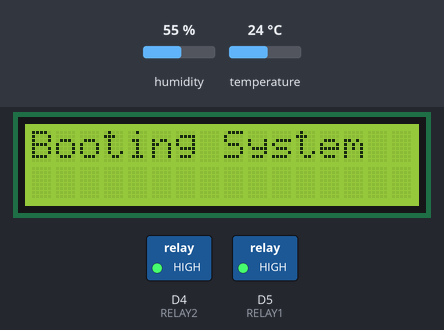
Simulated run of this program. Board: ESP8266 (Wemos D1 mini). On the bench: 16×2 character LCD, switched loads named in the program (green lamp = pin HIGH). The test bench sets the inputs (shaded band); at power-on: humidity 55 %, temperature 24 °C. WiFi joins after 1.5 s; servers stay silent unless stated; no MQTT or app messages arrive unless stated; what the program prints to the serial monitor is not drawn.

Above: at 0.1 s.
At 1.7 s:
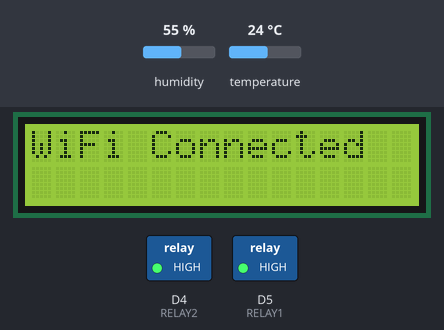
At 35.1 s:
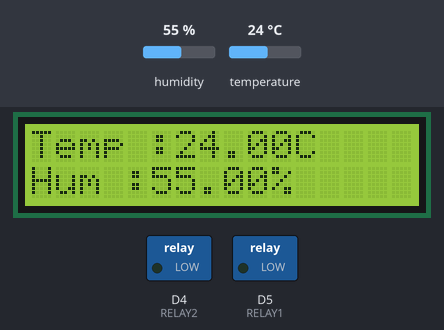
Timing chart, 0 to 36.6 s (numbered marks = the images above):
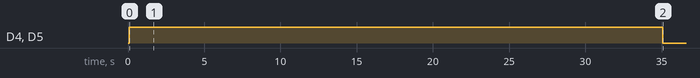

Measured:
- by itself, D4 (RELAY2), D5 (RELAY1): HIGH → LOW at 35.1 s
- what the display in image 1 shows lasts 33.4 s, from 1.7 s to 35.1 s

The program:

main.cpp
```cpp
// // /***************************************************
// //    IoT Temperature & Humidity Monitoring + 2-CH Relay + LCD
// //    Board: ESP8266 (NodeMCU / Wemos D1 Mini)
// //    Sensor: DHT11 / DHT22
// //    LCD: 16x2 I2C
// //    MQTT: Adafruit IO
// // ***************************************************/

// #include <ESP8266WiFi.h>
// #include "Adafruit_MQTT.h"
// #include "Adafruit_MQTT_Client.h"
// #include "DHT.h"
// #include <Wire.h>
// #include <LiquidCrystal_I2C.h>

// // ----------- USER SETTINGS --------------
// #define WIFI_SSID "Robotutor"
// #define WIFI_PASS "Robotutor"

// #define AIO_USERNAME "temp161125"
// // PASSWORD : Temp@123
// #define AIO_KEY "aio_IRLi90hZdRyJ2qPBpgxSNH1hACqJ"
// // ----------------------------------------

// // MQTT
// WiFiClient client;
// Adafruit_MQTT_Client mqtt(&client,
//                           "io.adafruit.com",
//                           1883,
//                           AIO_USERNAME,
//                           AIO_KEY);

// // Feeds
// Adafruit_MQTT_Publish temperatureFeed =
//     Adafruit_MQTT_Publish(&mqtt, AIO_USERNAME "/feeds/temperature");

// Adafruit_MQTT_Publish humidityFeed =
//     Adafruit_MQTT_Publish(&mqtt, AIO_USERNAME "/feeds/humidity");

// // DHT
// #define DHTPIN D3
// #define DHTTYPE DHT11
// DHT dht(DHTPIN, DHTTYPE);

// // Relay pins
// #define RELAY1 D5
// #define RELAY2 D4

// // LCD
// LiquidCrystal_I2C lcd(0x27, 16, 2);  // Change 0x27 to 0x3F if needed

// // -------- RANGE SETTINGS --------
// float TEMP_HIGH = 35.0;
// float TEMP_LOW  = 24.0;

// float HUM_HIGH  = 75.0;
// float HUM_LOW   = 50.0;
// //---------------------------------

// // -------- PUBLISH RATE (avoid throttle) --------
// const unsigned long PUBLISH_INTERVAL_MS = 15000;   // 15 sec -> 2 feeds = 8 points/min
// unsigned long lastPublish = 0;
// //---------------------------------

// void connectToMQTT()
// {
//   while (!mqtt.connected())
//   {
//     Serial.print("Connecting to MQTT...");
//     if (mqtt.connect())
//     {
//       Serial.println("Connected!");
//     }
//     else
//     {
//       Serial.println("Failed, retrying in 2s...");
//       delay(2000);
//     }
//   }
// }

// void setup()
// {
//   Serial.begin(115200);

//   // LCD
//   lcd.init();
//   lcd.backlight();
//   lcd.clear();
//   lcd.setCursor(0, 0);
//   lcd.print("IoT System Boot");
//   lcd.setCursor(0, 1);
//   lcd.print("Connecting WiFi");

//   dht.begin();
//   pinMode(RELAY1, OUTPUT);
//   pinMode(RELAY2, OUTPUT);

//   // Relays off (depends on your module; HIGH usually = OFF)
//   digitalWrite(RELAY1, LOW);
//   digitalWrite(RELAY2, LOW);

//   // WiFi
//   Serial.print("Connecting to WiFi");
//   WiFi.begin(WIFI_SSID, WIFI_PASS);
//   while (WiFi.status() != WL_CONNECTED)
//   {
//     Serial.print(".");
//     delay(300);
//   }
//   Serial.println(" Connected!");

//   lcd.clear();
//   lcd.setCursor(0, 0);
//   lcd.print("WiFi Connected");
//   delay(1000);

//   connectToMQTT();
// }

// void loop()
// {
//   // Keep MQTT connected
//   if (!mqtt.connected())
//   {
//     connectToMQTT();
//   }

//   mqtt.processPackets(10);
//   mqtt.ping();   // keep connection alive

//   // Only read sensor & publish every PUBLISH_INTERVAL_MS
//   unsigned long now = millis();
//   if (now - lastPublish < PUBLISH_INTERVAL_MS)
//   {
//     return;  // too soon, wait
//   }
//   lastPublish = now;

//   float humidity = dht.readHumidity();
//   float temperature = dht.readTemperature();

//   if (isnan(humidity) || isnan(temperature))
//   {
//     Serial.println("DHT reading failed!");
//     lcd.clear();
//     lcd.setCursor(0, 0);
//     lcd.print("Sensor Error!");
//     return;
//   }

//   // Serial Output
//   Serial.print("Temp: ");
//   Serial.print(temperature);
//   Serial.print(" °C | Humidity: ");
//   Serial.print(humidity);
//   Serial.println(" %");

//   // LCD Output
//   lcd.clear();
//   lcd.setCursor(0, 0);
//   lcd.print("Temp: ");
//   lcd.print(temperature, 1);
//   lcd.print(" C ");

//   lcd.setCursor(0, 1);
//   lcd.print("Hum: ");
//   lcd.print(humidity, 1);
//   lcd.print(" % ");

//   // Publish to Adafruit IO
//   if (!temperatureFeed.publish(temperature))
//     Serial.println("Temp publish failed");
//   if (!humidityFeed.publish(humidity))
//     Serial.println("Hum publish failed");

//   // Relay 1: Temperature
//   if (temperature >= TEMP_HIGH)
//   {
//     digitalWrite(RELAY1, HIGH);  // ON
//     Serial.println("Relay 1 ON (High Temp)");
//   }
//   else if (temperature <= TEMP_LOW)
//   {
//     digitalWrite(RELAY1, HIGH); // OFF
//     Serial.println("Relay 1 OFF (Low Temp)");
//   }

//   // Relay 2: Humidity
//   if (humidity >= HUM_HIGH)
//   {
//     digitalWrite(RELAY2, HIGH);  // ON
//     Serial.println("Relay 2 ON (High Humidity)");
//   }
//   else if (humidity <= HUM_LOW)
//   {
//     digitalWrite(RELAY2, HIGH); // OFF
//     Serial.println("Relay 2 OFF (Low Humidity)");
//   }
// }

// ------------------ RELAY LOGIC FIXED VERSION ------------------
/***************************************************
   IoT Temperature & Humidity Monitoring + 2-CH Relay + LCD
   Board: ESP8266 (NodeMCU)
   Sensor: DHT11 / DHT22
   LCD: 16x2 I2C
   MQTT: Adafruit IO
   Added: Manual Relay ON/OFF from Adafruit IO
***************************************************/

#include <ESP8266WiFi.h>
#include "Adafruit_MQTT.h"
#include "Adafruit_MQTT_Client.h"
#include "DHT.h"
#include <Wire.h>
#include <LiquidCrystal_I2C.h>

// ----------- USER SETTINGS --------------
#define WIFI_SSID "Robotutor"
#define WIFI_PASS "Robotutor"

#define AIO_USERNAME "temp161125"
#define AIO_KEY "aio_IRLi90hZdRyJ2qPBpgxSNH1hACqJ"
// ----------------------------------------

// MQTT Setup
WiFiClient client;
Adafruit_MQTT_Client mqtt(&client, "io.adafruit.com", 1883, AIO_USERNAME, AIO_KEY);

// Sensor Feeds
Adafruit_MQTT_Publish temperatureFeed =
    Adafruit_MQTT_Publish(&mqtt, AIO_USERNAME "/feeds/temperature");

Adafruit_MQTT_Publish humidityFeed =
    Adafruit_MQTT_Publish(&mqtt, AIO_USERNAME "/feeds/humidity");

// Relay Control Feeds (Manual)
// Adafruit_MQTT_Subscribe relay1Feed =
//     Adafruit_MQTT_Subscribe(&mqtt, AIO_USERNAME "/feeds/relay1");

// Adafruit_MQTT_Subscribe relay2Feed =
//     Adafruit_MQTT_Subscribe(&mqtt, AIO_USERNAME "/feeds/relay2");

Adafruit_MQTT_Subscribe Light1 = Adafruit_MQTT_Subscribe(&mqtt, AIO_USERNAME "/feeds/relay1");
Adafruit_MQTT_Subscribe Light2 = Adafruit_MQTT_Subscribe(&mqtt, AIO_USERNAME "/feeds/relay2");

// DHT
#define DHTPIN D3
#define DHTTYPE DHT11
DHT dht(DHTPIN, DHTTYPE);

// Relay pins (Active LOW relays)
#define RELAY1 D5
#define RELAY2 D4

// LCD
LiquidCrystal_I2C lcd(0x27, 16, 2);

// -------- RANGE SETTINGS --------
float TEMP_HIGH = 32.0;
float TEMP_LOW = 29.0;

float HUM_HIGH = 45.0;
float HUM_LOW = 35.0;
//---------------------------------

// Auto/manual control flags
String relay1Mode = "AUTO";  // AUTO / ON / OFF
String relay2Mode = "AUTO";

// Publish interval
const unsigned long PUBLISH_INTERVAL_MS = 15000;
unsigned long lastPublish = 0;

// MQTT Connect
void connectToMQTT()
{
    Serial.print("Connecting to MQTT...");
    if (mqtt.connect())
      Serial.println("Connected!");
    else
    {
      Serial.println("Failed, retrying...");
      delay(2000);
    }
  }


void setup()
{
  Serial.begin(115200);

  lcd.init();
  lcd.backlight();
  lcd.clear();
  lcd.print("Booting System");

  dht.begin();

  pinMode(RELAY1, OUTPUT);
  pinMode(RELAY2, OUTPUT);

  // RELAYS OFF (Active LOW)
  digitalWrite(RELAY1, HIGH);
  digitalWrite(RELAY2, HIGH);

  // WiFi
  WiFi.begin(WIFI_SSID, WIFI_PASS);
  while (WiFi.status() != WL_CONNECTED)
  {
    Serial.print(".");
    delay(200);
  }
  Serial.println("WiFi Connected");

  lcd.clear();
  lcd.print("WiFi Connected");

  // MQTT subscriptions
  // mqtt.subscribe(&relay1Feed);
  // mqtt.subscribe(&relay2Feed);

  mqtt.subscribe(&Light1);
  mqtt.subscribe(&Light2);
  connectToMQTT();
}

void loop()
{
  if (!mqtt.connected())
    connectToMQTT();

  mqtt.processPackets(10);
  mqtt.ping();

  // ----------- READ MANUAL COMMANDS -----------
  Adafruit_MQTT_Subscribe *sub;
  while ((sub = mqtt.readSubscription(10)))
  {
    if (sub == &Light1)
    {
      relay1Mode = (char *)Light1.lastread;
      Serial.print("Relay1 Command: ");
      Serial.println(relay1Mode);
    }

    if (sub == &Light2)
    {
      relay2Mode = (char *)Light2.lastread;
      Serial.print("Relay2 Command: ");
      Serial.println(relay2Mode);
    }
  }
  // --------------------------------------------

  unsigned long now = millis();
  if (now - lastPublish < PUBLISH_INTERVAL_MS)
    return;
  lastPublish = now;

  float humidity = dht.readHumidity();
  float temperature = dht.readTemperature();

  if (isnan(humidity) || isnan(temperature))
  {
    lcd.clear();
    lcd.print("Sensor Error!");
    return;
  }

  Adafruit_MQTT_Subscribe *subscription;
  while ((subscription = mqtt.readSubscription(20000))) {
    if (subscription == &Light1) {
      int Light1_State = atoi((char *)Light1.lastread);
      digitalWrite(RELAY1, Light1_State);
    }
    if (subscription == &Light2) {
      int Light2_State = atoi((char *)Light2.lastread);
      digitalWrite(RELAY2, Light2_State);
    }
  }

  // LCD Display
  lcd.clear();
  lcd.setCursor(0, 0);
  lcd.print("Temp :");
  lcd.print(temperature);
  lcd.print("C");
  lcd.setCursor(0, 1);
  lcd.print("Hum :");
  lcd.print(humidity);
  lcd.print("%");

  // Publish to MQTT
  temperatureFeed.publish(temperature);
  humidityFeed.publish(humidity);

  // ----------- RELAY 1 LOGIC (Temperature) -----------
  if (relay1Mode == "ON")
  {
    digitalWrite(RELAY1, LOW);
    Serial.println("Relay1 MANUAL ON");
  }
  else if (relay1Mode == "OFF")
  {
    digitalWrite(RELAY1, HIGH);
    Serial.println("Relay1 MANUAL OFF");
  }
  else
  {
    // AUTO MODE
    if (temperature >= TEMP_HIGH || temperature <= TEMP_LOW)
    {
      digitalWrite(RELAY1, LOW); // ON
      Serial.println("Relay1 AUTO ON");
    }
    else
    {
      digitalWrite(RELAY1, HIGH); // OFF
      Serial.println("Relay1 AUTO OFF");
    }
  }

  // ----------- RELAY 2 LOGIC (Humidity) -----------
  if (relay2Mode == "ON")
  {
    digitalWrite(RELAY2, LOW);
    Serial.println("Relay2 MANUAL ON");
  }
  else if (relay2Mode == "OFF")
  {
    digitalWrite(RELAY2, HIGH);
    Serial.println("Relay2 MANUAL OFF");
  }
  else
  {
    // AUTO MODE
    if (humidity >= HUM_HIGH || humidity <= HUM_LOW)
    {
      digitalWrite(RELAY2, LOW); // ON
      Serial.println("Relay2 AUTO ON");
    }
    else
    {
      digitalWrite(RELAY2, HIGH); // OFF
      Serial.println("Relay2 AUTO OFF");
    }
  }
}
```
